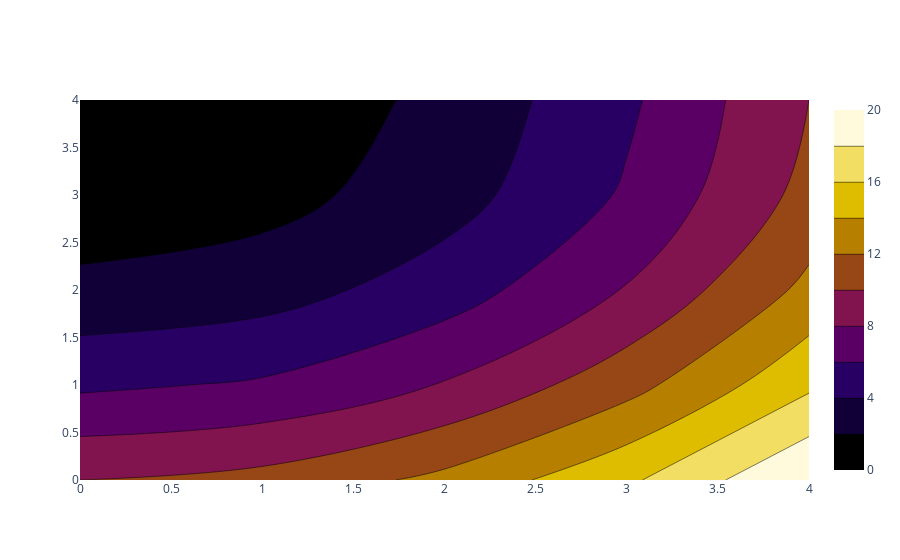

The notebook cell saved with this chart:
### Markdown cell above
![Plotly Logo](https://plotly.com/all_static/images/graphing_library_dark.svg)

## Plotly as a Visualization tool:

Plotly's Python graphing library makes interactive, publication-quality graphs. Examples of how to make line plots, scatter plots, area charts, bar charts, error bars, box plots, histograms, heatmaps, subplots, multiple-axes, polar charts, and bubble charts.
Plotly.py is free and open source and you can view the source code.

Following is a chart of Contour, which is a type of visialization used for Gradient descent.

### Code cell
import plotly.graph_objects as go

fig = go.Figure(data =
     go.Contour(
        z=[[10, 10.625, 12.5, 15.625, 20],
           [5.625, 6.25, 8.125, 11.25, 15.625],
           [2.5, 3.125, 5., 8.125, 12.5],
           [0.625, 1.25, 3.125, 6.25, 10.625],
           [0, 0.625, 2.5, 5.625, 10]],
        colorscale='Electric',
    ))
fig.show()

### Figure 1 — Plotly figure (JSON) as saved in the notebook; plotly's stock layout.template omitted (floating-point values rounded to 4 significant figures)
{"data": [{"colorscale": [[0, "rgb(0,0,0)"], [0.2, "rgb(30,0,100)"], [0.4, "rgb(120,0,100)"], [0.6, "rgb(160,90,0)"], [0.8, "rgb(230,200,0)"], [1, "rgb(255,250,220)"]], "type": "contour", "z": [[10, 10.62, 12.5, 15.62, 20], [5.625, 6.25, 8.125, 11.25, 15.62], [2.5, 3.125, 5, 8.125, 12.5], [0.625, 1.25, 3.125, 6.25, 10.62], [0, 0.625, 2.5, 5.625, 10]]}], "layout": {}}
